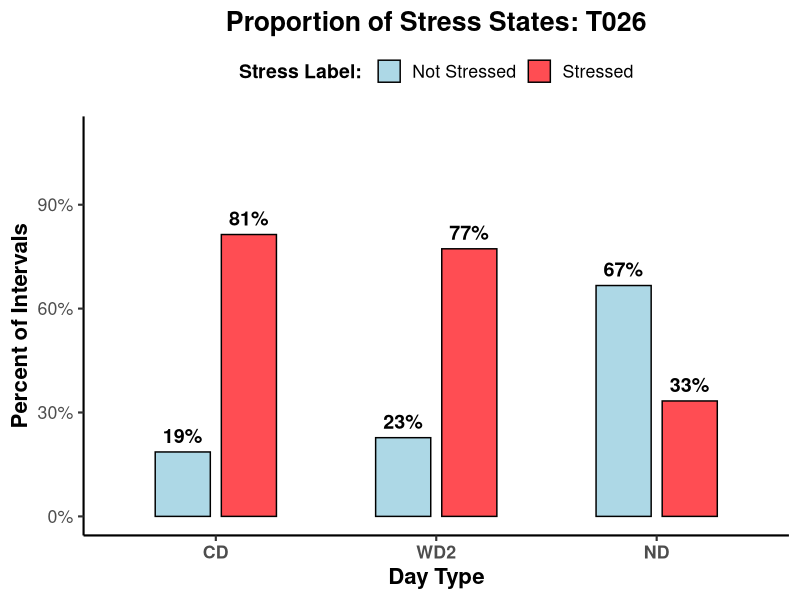
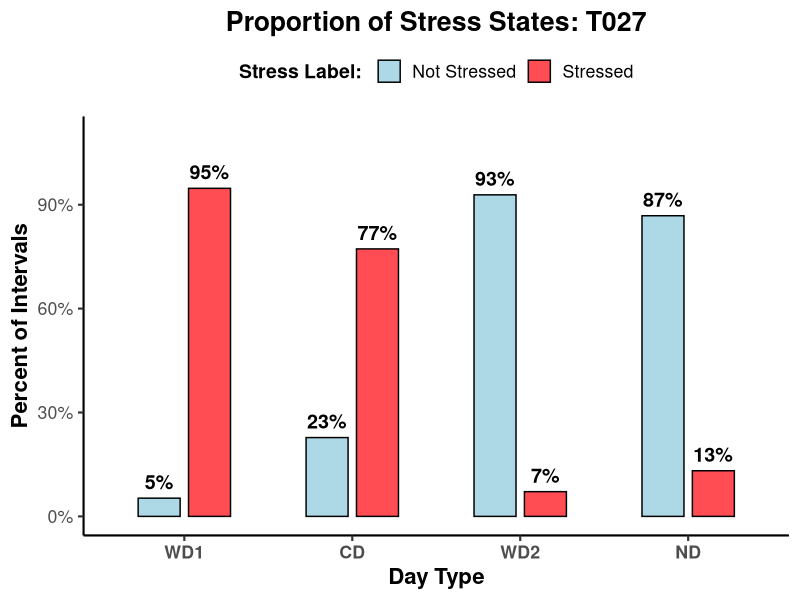
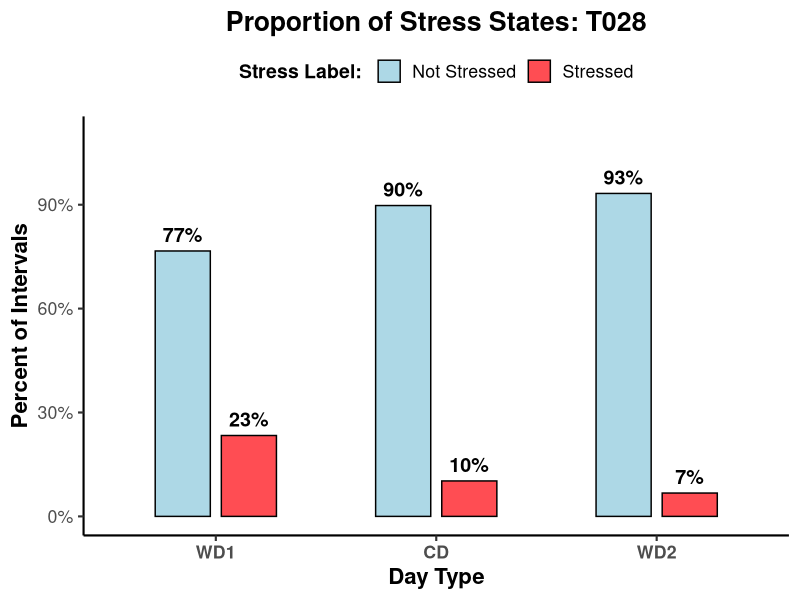
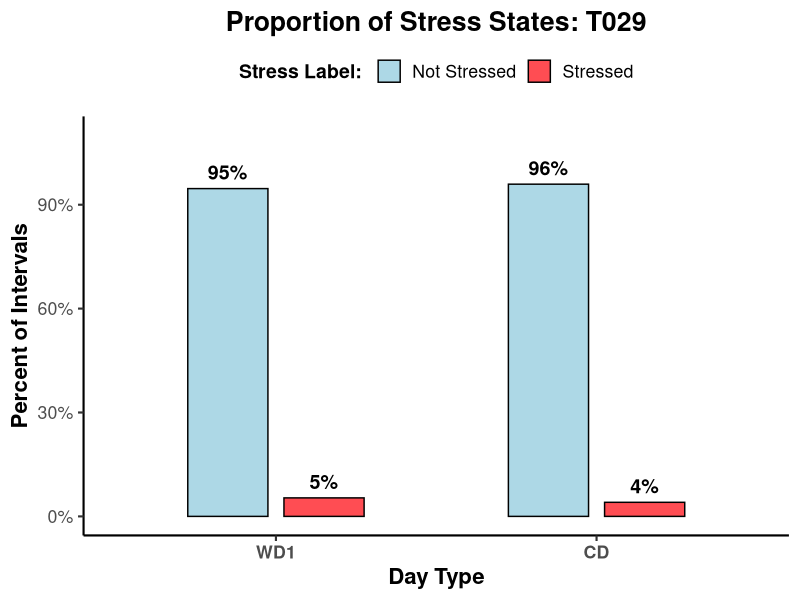
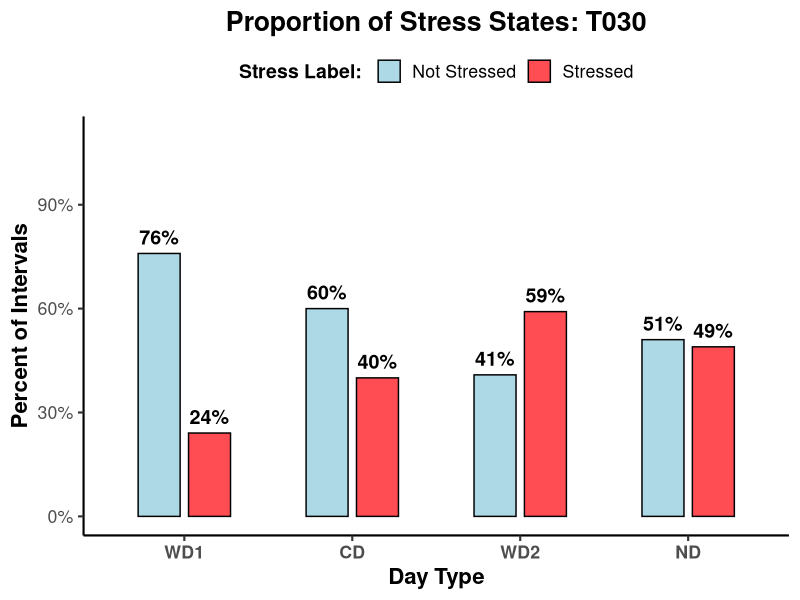
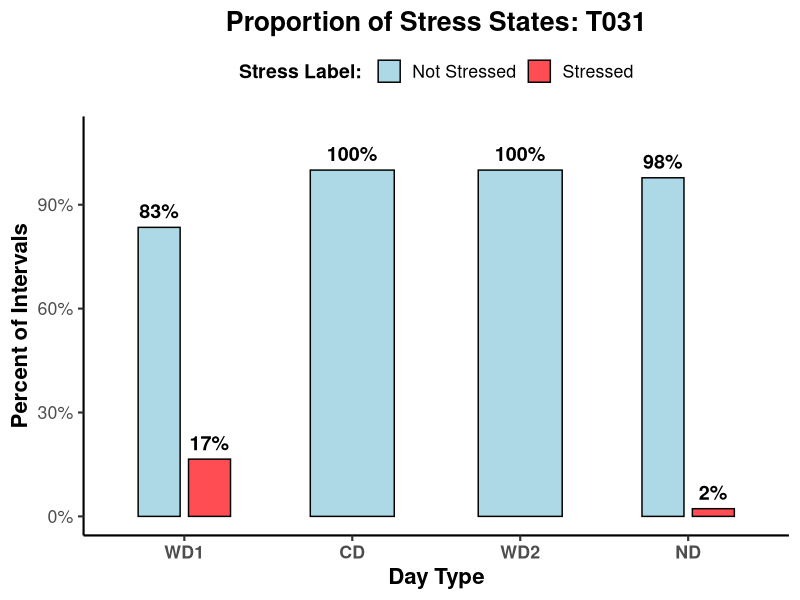
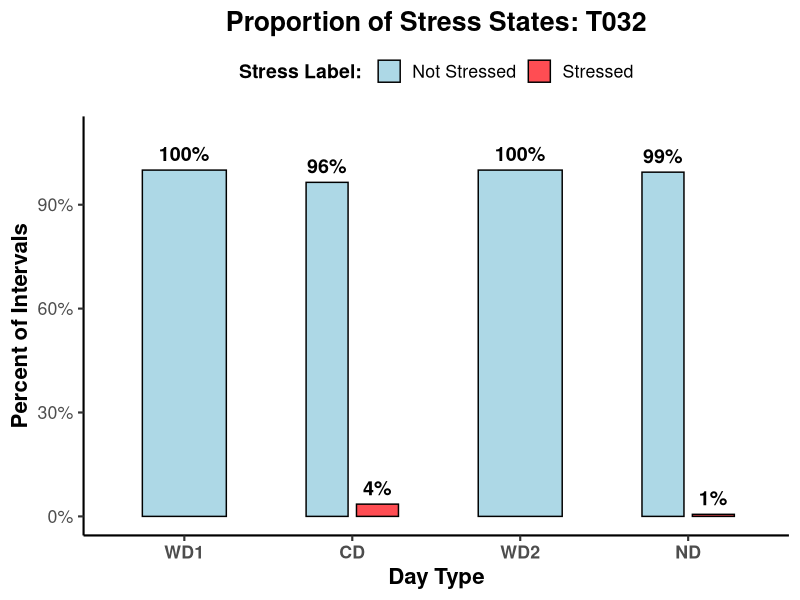
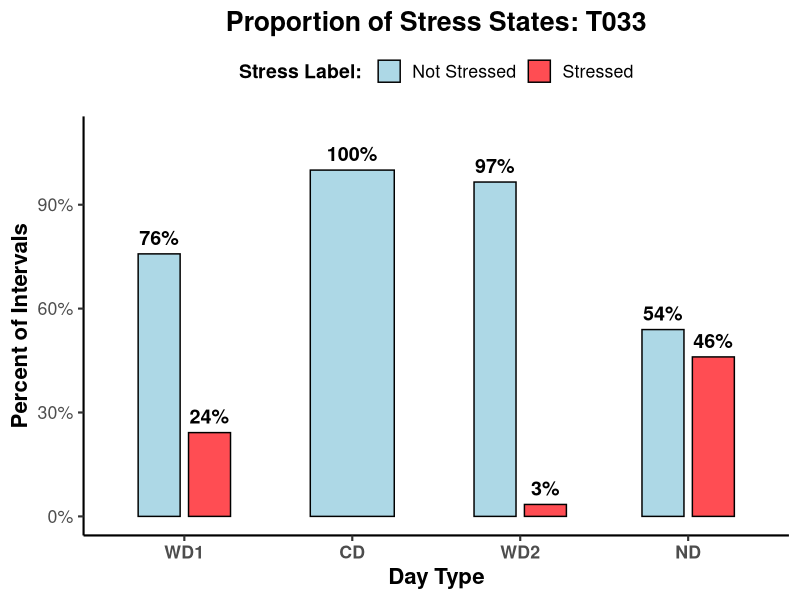

Source code (R) for these figures, in order:
# -------------------------------
# LOAD LIBRARIES
# -------------------------------
library(tidyverse)
library(ggplot2)
library(stringr)

# -------------------------------
# LOAD AND PREP DATA
# -------------------------------
df <- read_csv("Predicted_Activity_With_Stress_Label.csv")

# -------------------------------
# CLEAN DAY LABELS
# -------------------------------
df <- df %>%
  mutate(Day_clean = str_extract(Day_label, "^[A-Za-z]+"))

# Helper function to convert day labels for display
convert_day_labels <- function(day) {
  case_when(
    day == "MD" ~ "CD",
    day == "PR" ~ "WD1",
    day == "PS" ~ "WD2",
    day == "RD" ~ "ND",
    TRUE ~ day
  )
}

# -------------------------------
# SUMMARIZE DATA
# -------------------------------
df_summary <- df %>%
  filter(Predicted_Activity == "Office/Home", Stress_Label %in% c("Stressed", "Not Stressed")) %>%
  # Convert day labels for display while keeping original for grouping
  mutate(Day_display = convert_day_labels(Day_clean)) %>%
  group_by(Participant, Day_clean, Day_display, Stress_Label) %>%
  summarise(N = n(), .groups = "drop") %>%
  group_by(Participant, Day_clean) %>%
  mutate(Proportion = N / sum(N)) %>%
  ungroup()

# -------------------------------
# BAR PLOT: ONE PAGE PER PARTICIPANT
# -------------------------------
bar_colors <- c("Stressed" = "#FF4D53", "Not Stressed" = "lightblue")
participants <- unique(df_summary$Participant)

# Define the order of days for plotting
day_order <- c("WD1", "CD", "WD2", "ND")

pdf("Stress_Proportion_Barplots_By_Participant.pdf", width = 8, height = 4)
for (p in participants) {
  p_data <- df_summary %>% 
    filter(Participant == p) %>%
    # Convert to factor with specified order
    mutate(Day_display = factor(Day_display, levels = day_order)) %>%
    arrange(Day_display)
  
  gg <- ggplot(p_data, aes(x = Day_display, y = Proportion, fill = Stress_Label)) +
    geom_bar(stat = "identity", position = position_dodge(width = 0.6), width = 0.5, color = "black") +
    geom_text(aes(label = paste0(round(Proportion*100), "%")),
              position = position_dodge(width = 0.6), vjust = -0.6, size = 5, fontface = "bold") +
    scale_fill_manual(values = bar_colors, name = "Stress Label: ") +
    labs(
      title = paste0("Proportion of Stress States: ", p),
      x = "Day Type", y = "Percent of Intervals",
      fill = "Stress Label: "
    ) +
    theme_classic(base_size = 16) +
    scale_y_continuous(labels = scales::percent_format(accuracy = 1), limits = c(0, 1.1)) +
    theme(
      axis.text.x = element_text(face = "bold"),
      plot.title = element_text(hjust = 0.5, face = "bold"),
      axis.title.x = element_text(face = "bold"),          # Bold x-axis title
      axis.title.y = element_text(face = "bold"),          # Bold y-axis title
      legend.title = element_text(face = "bold", size = 14),  # Bold legend title
      legend.position = "top"
    )
  print(gg)
}
dev.off()